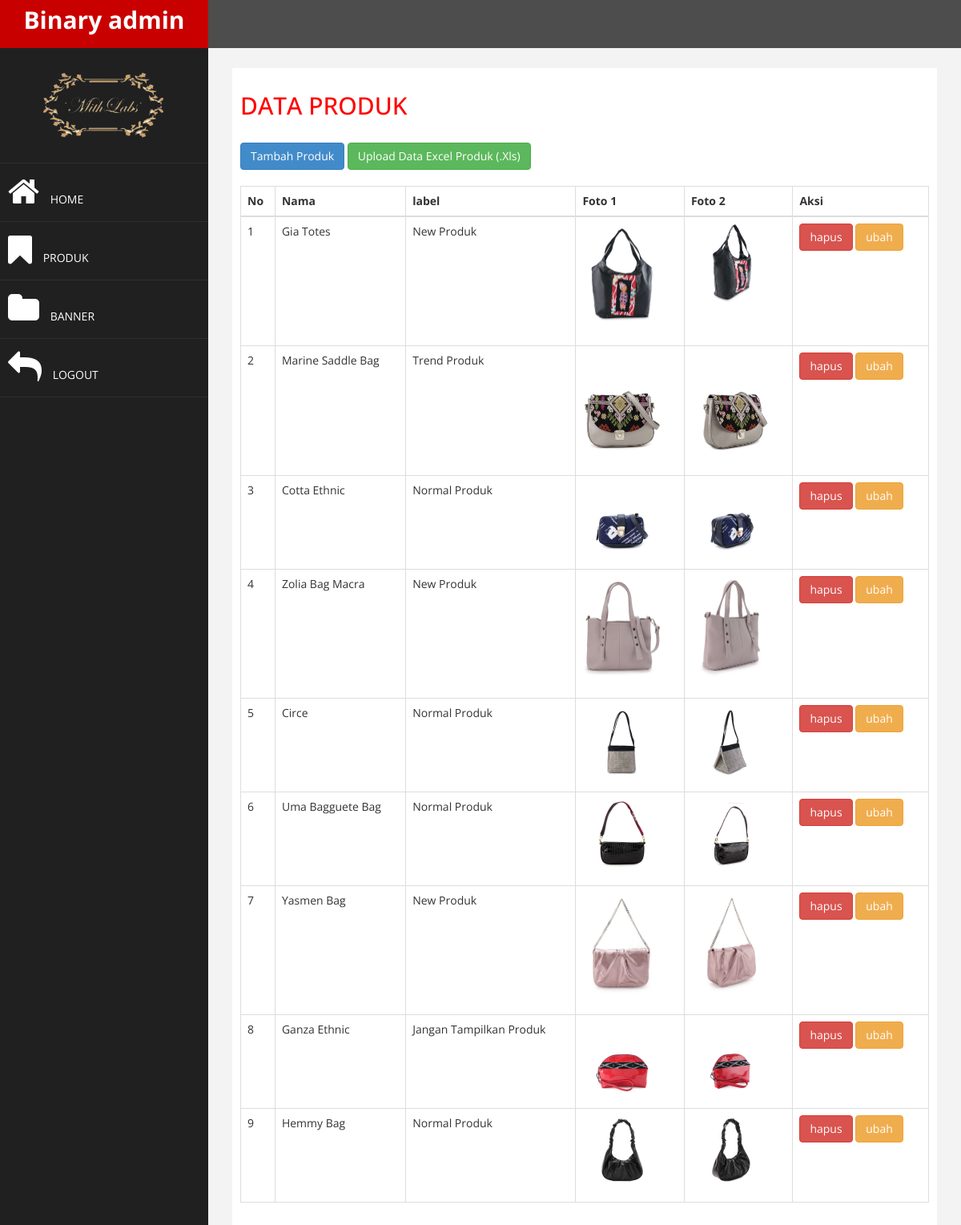
Page /bs-binary-admin/index.php?halaman=produk (signed in) on the committed database.
### tables this page shows
CREATE TABLE `tbl_produk` (
  `id_produk` int(11) UNSIGNED NOT NULL,
  `nama_produk` varchar(50) DEFAULT NULL,
  `desc_produk` text DEFAULT NULL,
  `label_produk` varchar(50) NOT NULL,
  `foto1_produk` varchar(100) NOT NULL,
  `foto2_produk` varchar(100) NOT NULL,
  `link_shoppe` varchar(512) DEFAULT NULL,
  `link_zalora` varchar(512) DEFAULT NULL,
  `link_blibli` varchar(512) DEFAULT NULL
);

### bs-binary-admin/produk.php (the view, shortened to what this page needs)
<h2>DATA PRODUK</h2>
<br>
<a href="index.php?halaman=addproduk" class="btn btn-primary">Tambah Produk</a>
<button type="button" class="btn btn-success" data-toggle="modal" data-target="#exampleModal">
	Upload Data Excel Produk (.Xls)
</button>
<br>
<table class="table  table-bordered">
	<br>
	<thead>
		<tr>
			<th>No</th>
			<th>Nama</th>
			<th>label</th>
			<th>Foto 1</th>
			<th>Foto 2</th>
			<th>Aksi</th>
		</tr>
	</thead>
	<tbody>
		<?php $nomor=1;  ?>
		<?php $ambil = $koneksi->query("SELECT * FROM tbl_produk"); ?>
		<?php while ($pecah = $ambil->fetch_assoc()){  ?>
		<tr>
			<td><?php echo $nomor;  ?></td>
			<td><?php echo $pecah['nama_produk']; ?></td>
			<td><?php echo $pecah['label_produk']; ?> Produk</td>
			<td>
				<img src="../Foto Produk/<?php echo $pecah['foto1_produk'];  ?>" width="100">
			</td>
			<td>
				<img src="../Foto Produk/<?php echo $pecah['foto2_produk'];  ?>" width="100">
			</td>
			<td>
				<a href="index.php?halaman=hapusproduk&id=<?php echo $pecah['id_produk'];  ?>" class="btn-danger btn">hapus</a>
				<a href="index.php?halaman=ubahdataproduk&id=<?php echo $pecah['id_produk'];  ?>" class="btn btn-warning">ubah</a>
			</td>
		</tr>
		<?php $nomor++;  ?>
		<?php }  ?>
	</tbody>
</table>

### bs-binary-admin/assets/css/custom.css (style rules this page uses)
body { font-family: 'Open Sans', sans-serif; }
h2 { color: #f00; }

### rows in the picture
tbl_produk: nama_produk "Gia Totes", label_produk "New", foto1_produk (picture), foto2_produk (picture)
tbl_produk: nama_produk "Marine Saddle Bag", label_produk "Trend", foto1_produk (picture), foto2_produk (picture)
tbl_produk: nama_produk "Cotta Ethnic", label_produk "Normal", foto1_produk (picture), foto2_produk (picture)
tbl_produk: nama_produk "Zolia Bag Macra", label_produk "New", foto1_produk (picture), foto2_produk (picture)
tbl_produk: nama_produk "Circe", label_produk "Normal", foto1_produk (picture), foto2_produk (picture)
tbl_produk: nama_produk "Uma Bagguete Bag", label_produk "Normal", foto1_produk (picture), foto2_produk (picture)
tbl_produk: nama_produk "Yasmen Bag", label_produk "New", foto1_produk (picture), foto2_produk (picture)
tbl_produk: nama_produk "Ganza Ethnic", label_produk "Jangan Tampilkan", foto1_produk (picture), foto2_produk (picture)
tbl_produk: nama_produk "Hemmy Bag", label_produk "Normal", foto1_produk (picture), foto2_produk (picture)
